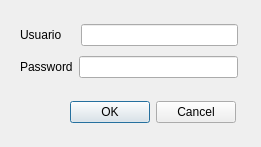
<?xml version="1.0" encoding="UTF-8"?>
<ui version="4.0">
 <class>Login</class>
 <widget class="QDialog" name="Login">
  <property name="windowModality">
   <enum>Qt::NonModal</enum>
  </property>
  <property name="geometry">
   <rect>
    <x>0</x>
    <y>0</y>
    <width>261</width>
    <height>147</height>
   </rect>
  </property>
  <property name="windowTitle">
   <string>Dialog</string>
  </property>
  <property name="windowIcon">
   <iconset resource="imagenes/imagenes.qrc">
    <normaloff>:/icono.png</normaloff>:/icono.png</iconset>
  </property>
  <widget class="QWidget" name="layoutWidget">
   <property name="geometry">
    <rect>
     <x>20</x>
     <y>20</y>
     <width>218</width>
     <height>62</height>
    </rect>
   </property>
   <layout class="QVBoxLayout" name="verticalLayout">
    <item>
     <layout class="QHBoxLayout" name="horizontalLayout_2" stretch="1,4">
      <item>
       <widget class="QLabel" name="label">
        <property name="text">
         <string>Usuario    </string>
        </property>
       </widget>
      </item>
      <item>
       <widget class="QLineEdit" name="etUsuario"/>
      </item>
     </layout>
    </item>
    <item>
     <layout class="QHBoxLayout" name="horizontalLayout_3" stretch="1,4">
      <item>
       <widget class="QLabel" name="label_2">
        <property name="text">
         <string>Password</string>
        </property>
       </widget>
      </item>
      <item>
       <widget class="QLineEdit" name="etPasswd"/>
      </item>
     </layout>
    </item>
   </layout>
  </widget>
  <widget class="QDialogButtonBox" name="buttonBox">
   <property name="geometry">
    <rect>
     <x>70</x>
     <y>100</y>
     <width>166</width>
     <height>25</height>
    </rect>
   </property>
   <property name="orientation">
    <enum>Qt::Horizontal</enum>
   </property>
   <property name="standardButtons">
    <set>QDialogButtonBox::Cancel|QDialogButtonBox::Ok</set>
   </property>
  </widget>
 </widget>
 <resources>
  <include location="imagenes/imagenes.qrc"/>
 </resources>
 <connections/>
</ui>
